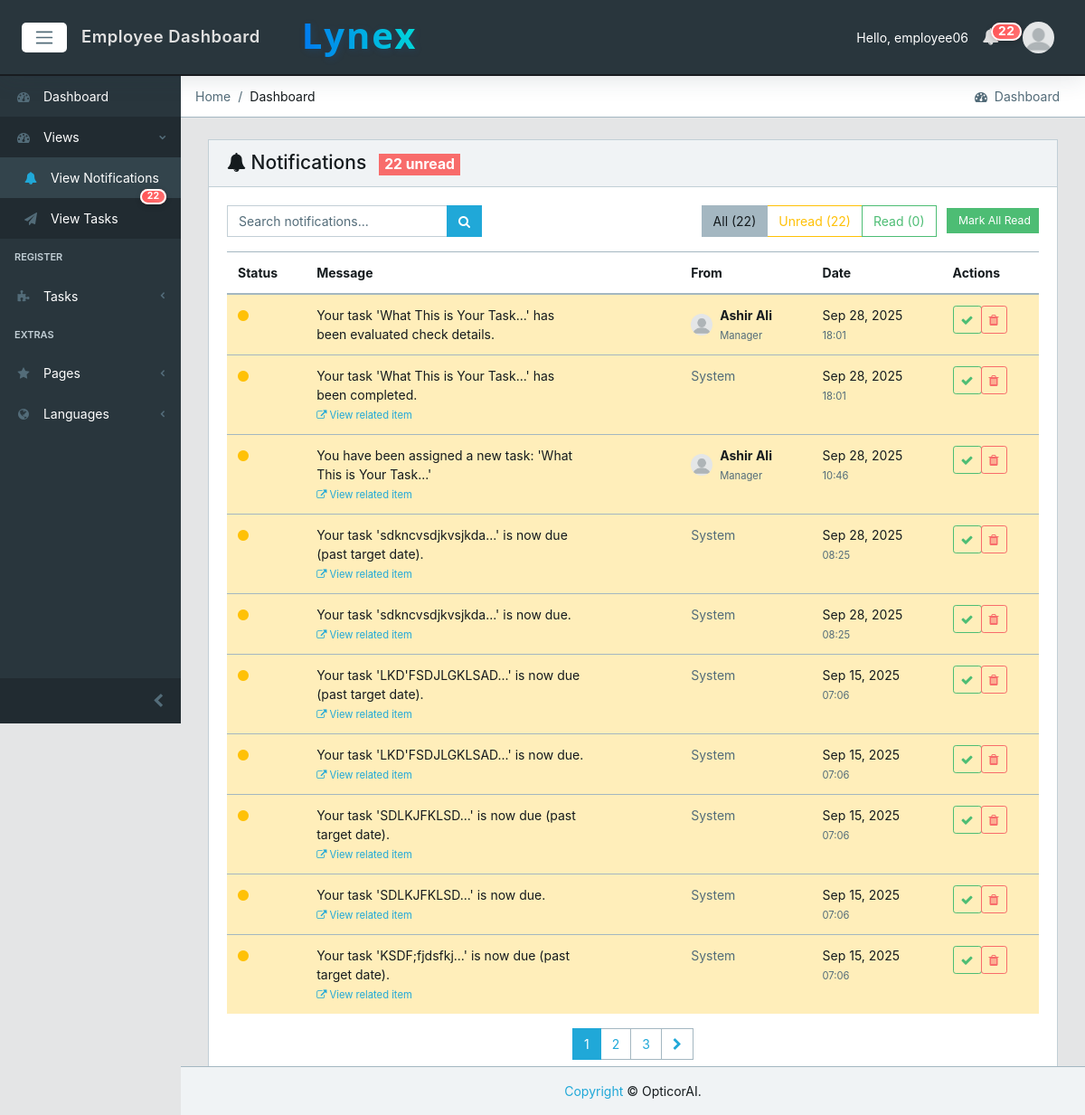
/notifications/ (signed in), run on an earlier commit of the app's database.
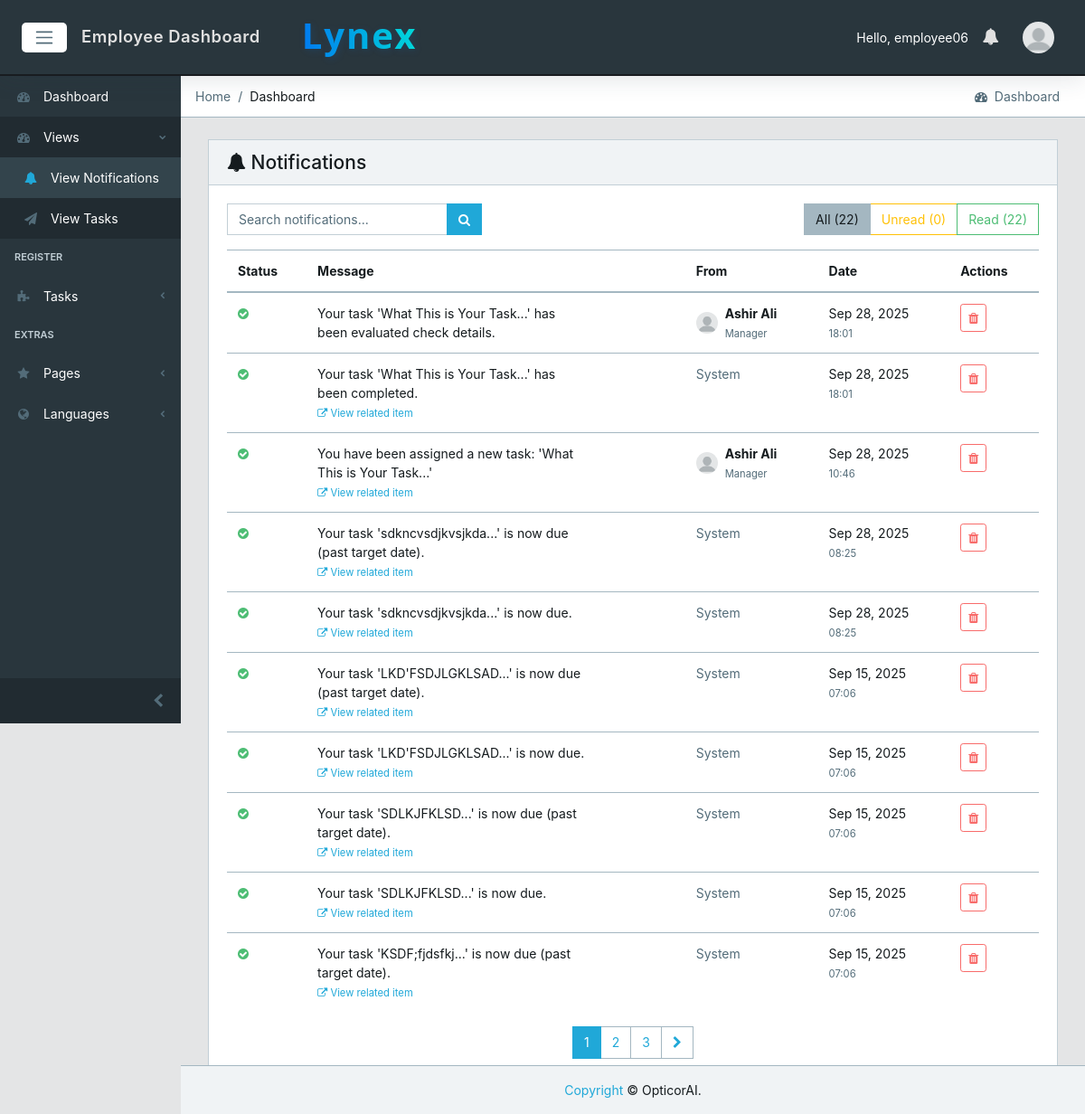
And on a later commit of the database.
### core/models.py (models this page shows, shortened)
class Notification(models.Model):
    recipient = models.ForeignKey(CustomUser, on_delete=models.CASCADE, related_name='notifications')
    sender = models.ForeignKey(CustomUser, on_delete=models.SET_NULL, null=True, blank=True, related_name='sent_notifications')
    message = models.TextField()
    created_at = models.DateTimeField(auto_now_add=True)
    read = models.BooleanField(default=False)
    link = models.CharField(max_length=255, blank=True, null=True)
    class Meta:
        ordering = ['-created_at']
        indexes = [
            models.Index(fields=['recipient', 'read', 'created_at'], name='notif_rec_read_created_idx'),
        ]

class CustomUser(AbstractUser):
    email = models.EmailField(unique=True)  # Make email unique for authentication
    user_type = models.CharField(max_length=15, choices=USER_TYPE_CHOICES, db_index=True)
    designation = models.CharField(max_length=100, blank=True, null=True)
    created_by = models.ForeignKey('self', on_delete=models.SET_NULL, null=True, blank=True, related_name='created_users')
    created_date = models.DateField(auto_now_add=True)
    created_time = models.TimeField(auto_now_add=True)
    under_supervision = models.ForeignKey('self', on_delete=models.SET_NULL, null=True, blank=True, related_name='supervised_users')
    avatar = models.ImageField(upload_to='core/avatar', blank=True, null=True)
    @property
    def avatar_url(self):
        try:
            if self.avatar:
                url = getattr(self.avatar, 'url', None)
                if url and ('cloudinary' in url or 'res.cloudinary.com' in url):
                    return url
                avatar_path = getattr(self.avatar, 'path', None)
                if avatar_path and os.path.isfile(avatar_path) and url:
                    return url
        except Exception:
            pass
        return static('core/img/avatar/blank_profile.png')

### core/views.py (the view)
# urls.py: path('notifications/', views.NotificationsListView.as_view(), name='notifications-list'),
class NotificationsListView(LoginRequiredMixin, View):
    def get(self, request):
        user = request.user
        notifications = Notification.objects.select_related('sender').filter(recipient=user)
        read_filter = request.GET.get('filter', '')
        if read_filter == 'unread':
            notifications = notifications.filter(read=False)
        elif read_filter == 'read':
            notifications = notifications.filter(read=True)
        search_query = request.GET.get('search', '')
        if search_query:
            notifications = notifications.filter(
                Q(message__icontains=search_query) |
                Q(sender__first_name__icontains=search_query) |
                Q(sender__last_name__icontains=search_query)
            )
        paginator = Paginator(notifications, 10)
        page_number = request.GET.get('page')
        page_obj = paginator.get_page(page_number)
        total_count = Notification.objects.filter(recipient=user).count()
        unread_count = Notification.objects.filter(recipient=user, read=False).count()
        read_count = total_count - unread_count
        context = {
            'notifications': page_obj,
            'search_query': search_query,
            'read_filter': read_filter,
            'total_count': total_count,
            'unread_count': unread_count,
            'read_count': read_count,
        }
        return render(request, 'core/notifications_list.html', context)

### core/context_processors.py (called while the page is built)
def logged_user_processor(request):
    if request.user.is_authenticated:
        try:
            logged_user = CustomUser.objects.select_related('under_supervision').get(id=request.user.id)
            return {'logged_user': logged_user}
        except CustomUser.DoesNotExist:
            return {'logged_user': None}
    return {'logged_user': None}

def notifications_processor(request):
    if request.user.is_authenticated:
        cache_key = f"unread_count:{request.user.id}"
        unread_count = cache.get(cache_key)
        if unread_count is None:
            unread_count = Notification.objects.filter(recipient=request.user, read=False).count()
            cache.set(cache_key, unread_count, 15)  # short cache to keep badges fresh
        unread_notifications = (
            Notification.objects.select_related('sender')
            .filter(recipient=request.user, read=False)
            .order_by('-created_at')[:10]
        )
        return {
            'unread_notifications': unread_notifications,
            'unread_count': unread_count,
        }
    return {'unread_notifications': [], 'unread_count': 0}

### core/templates/core/notifications_list.html (shortened to what the changed rows need)
{% extends 'core/base.html' %}
{% load static %}
{% block content %}
<div class="container-fluid">
    <div class="row">
        <div class="col-12">
            <div class="card">
                <div class="card-header">
                    <h4 class="card-title mb-0">
                        <i class="fa fa-bell"></i> Notifications
                        {% if unread_count > 0 %}
                            <span class="badge badge-danger ml-2">{{ unread_count }} unread</span>
                        {% endif %}
                    </h4>
                </div>
                <div class="card-body">
                    <div class="row mb-3">
                        <div class="col-md-6 text-right">
                            <div class="btn-group" role="group">
                                <a href="{% url 'core:notifications-list' %}"
                                   class="btn btn-outline-secondary {% if not read_filter %}active{% endif %}">
                                    All ({{ total_count }})
                                </a>
                                <a href="{% url 'core:notifications-list' %}?filter=unread"
                                   class="btn btn-outline-warning {% if read_filter == 'unread' %}active{% endif %}">
                                    Unread ({{ unread_count }})
                                </a>
                                <a href="{% url 'core:notifications-list' %}?filter=read"
                                   class="btn btn-outline-success {% if read_filter == 'read' %}active{% endif %}">
                                    Read ({{ read_count }})
                                </a>
                            </div>
                            {% if unread_count > 0 %}
                                <form method="post" action="{% url 'core:mark-all-notifications-read' %}" class="d-inline ml-2">
                                    <button type="submit" class="btn btn-success btn-sm">
                                         Mark All Read
                                    </button>
                                </form>
                            {% endif %}
                        </div>
                    </div>
                    {% if notifications %}
                        <div class="table-responsive">
                            <table class="table table-hover">
                                <thead>
                                    <tr>
                                        <th>Status</th>
                                        <th>Message</th>
                                        <th>From</th>
                                        <th>Date</th>
                                        <th>Actions</th>
                                    </tr>
                                </thead>
                                <tbody>
                                    {% for notification in notifications %}
                                    <tr class="{% if not notification.read %}table-warning{% endif %}">
                                        <td>
                                            {% if notification.read %}
                                                <i class="fa fa-check-circle text-success" title="Read"></i>
                                            {% else %}
                                                <i class="fa fa-circle text-warning" title="Unread"></i>
                                            {% endif %}
                                        </td>
                                        <td>
                                            <div class="notification-message">
                                                {{ notification.message }}
                                                {% if notification.link %}
                                                    <br>
                                                    <small class="text-muted">
                                                        <a href="{{ notification.link }}" class="text-primary">
                                                            <i class="fa fa-external-link"></i> View related item
                                                        </a>
                                                    </small>
                                                {% endif %}
                                            </div>
                                        </td>
                                        <td>
                                            {% if notification.sender %}
                                                <div class="d-flex align-items-center">
                                                    <img src="{{ notification.sender.avatar_url }}"
                                                         class="img-avatar img-avatar-sm mr-2"
                                                         alt="{{ notification.sender.get_full_name }}">
                                                    <div>
                                                        <div class="font-weight-bold" data-i18n-skip>{{ notification.sender.get_full_name }}</div>
                                                        <small class="text-muted">{{ notification.sender.user_type|title }}</small>
                                                    </div>
                                                </div>
                                            {% else %}
                                                <span class="text-muted">System</span>
                                            {% endif %}
                                        </td>
                                        <td>
                                            <div class="text-nowrap">
                                                <div>{{ notification.created_at|date:'M d, Y' }}</div>
                                                <small class="text-muted">{{ notification.created_at|time:'H:i' }}</small>
                                            </div>
                                        </td>
                                        <td>
                                            <div class="btn-group btn-group-sm" role="group">
                                                {% if not notification.read %}
                                                    <button type="button" class="btn btn-outline-success mark-read-btn"
                                                            data-notification-id="{{ notification.id }}"
                                                            title="Mark as read">
                                                        <i class="fa fa-check"></i>
                                                    </button>
                                                {% endif %}
                                                <button type="button" class="btn btn-outline-danger delete-notification-btn"
                                                        data-notification-id="{{ notification.id }}"
                                                        title="Delete notification">
                                                    <i class="fa fa-trash"></i>
                                                </button>
                                            </div>
                                        </td>
                                    </tr>
                                    {% endfor %}
                                </tbody>
                            </table>
                        </div>
                    {% endif %}
                </div>
            </div>
        </div>
    </div>
</div>
{% endblock %}

### core/templates/core/base.html (shortened to what the changed rows need)
{% load static %}
<!DOCTYPE html>
<html lang="en">
<head>
  <link href="{% static 'core/css/font-awesome.min.css' %}" rel="stylesheet">
  <link href="{% static 'core/css/simple-line-icons.min.css' %}" rel="stylesheet">
  <link href="{% static 'core/css/estilo.css' %}" rel="stylesheet">
  <link href="{% static 'core/css/style.css' %}" rel="stylesheet">
  {% get_static_prefix as STATIC_PREFIX %}
</head>
{% block body %}
<body class="app header-fixed sidebar-fixed aside-menu-fixed aside-menu-hidden">
  <header class="app-header navbar">
    <div class="brand-gui d-none d-md-inline">
      <a href="{% url 'core:dashboard' %}"><h1 class="company-name">Lynex</h1></a>
    </div>
    <ul class="nav navbar-nav ml-auto">
      <li class="nav-item dropdown">
        <a class="nav-link" data-toggle="dropdown" href="#" role="button" aria-haspopup="true" aria-expanded="false">
          <i class="fa fa-bell"></i>
          {% if unread_count and unread_count > 0 %}
            <span class="badge badge-pill badge-notify">{{ unread_count }}</span>
          {% endif %}
        </a>
      </li>
    </ul>
  </header>
  <div class="app-body">
    <div class="sidebar">
      <nav class="sidebar-nav">
        <ul class="nav">
          <li class="nav-item nav-dropdown">
            <ul class="nav-dropdown-items">
              <li class="nav-item">
                <a class="nav-link" href="{% url 'core:notifications-list' %}">
                  <i class="fa fa-bell ml-2"></i> <span data-i18n="nav.view_notifications">View Notifications</span>
                  {% if unread_count and unread_count > 0 %}
                    <span class="badge badge-pill badge-notify ml-2">{{ unread_count }}</span>
                  {% endif %}
                </a>
              </li>
            </ul>
          </li>
        </ul>
      </nav>
    </div>
    <main class="main">
{% block content %}
{% endblock %}
    </main>
  </div>
</body>
{% endblock body %}
</html>

What changed in the data, as far as the page shows it:
changed Notification "Your task 'What This is Your Task...' has been evaluated check details.": read False → True (drawn)
changed Notification "Your task 'What This is Your Task...' has been completed.": read False → True (drawn)
changed Notification "You have been assigned a new task: 'What This is Your Task...'": read False → True (drawn)
changed Notification "Your task 'sdkncvsdjkvsjkda...' is now due (past target date).": read False → True (drawn)
changed Notification "Your task 'sdkncvsdjkvsjkda...' is now due.": read False → True (drawn)
changed Notification "Your task 'LKD'FSDJLGKLSAD...' is now due (past target date).": read False → True (drawn)
changed Notification "Your task 'LKD'FSDJLGKLSAD...' is now due.": read False → True (drawn)
changed Notification "Your task 'SDLKJFKLSD...' is now due (past target date).": read False → True (drawn)
changed Notification "Your task 'SDLKJFKLSD...' is now due.": read False → True (drawn)
changed Notification "Your task 'KSDF;fjdsfkj...' is now due (past target date).": read False → True (drawn)
Also different on the page:
{{ unread_count }}: "22" → "0"
{{ read_count }}: "0" → "22"
{{ unread_count }}: "22" → (not shown)
text no longer shown: "unread Mark All Read"
